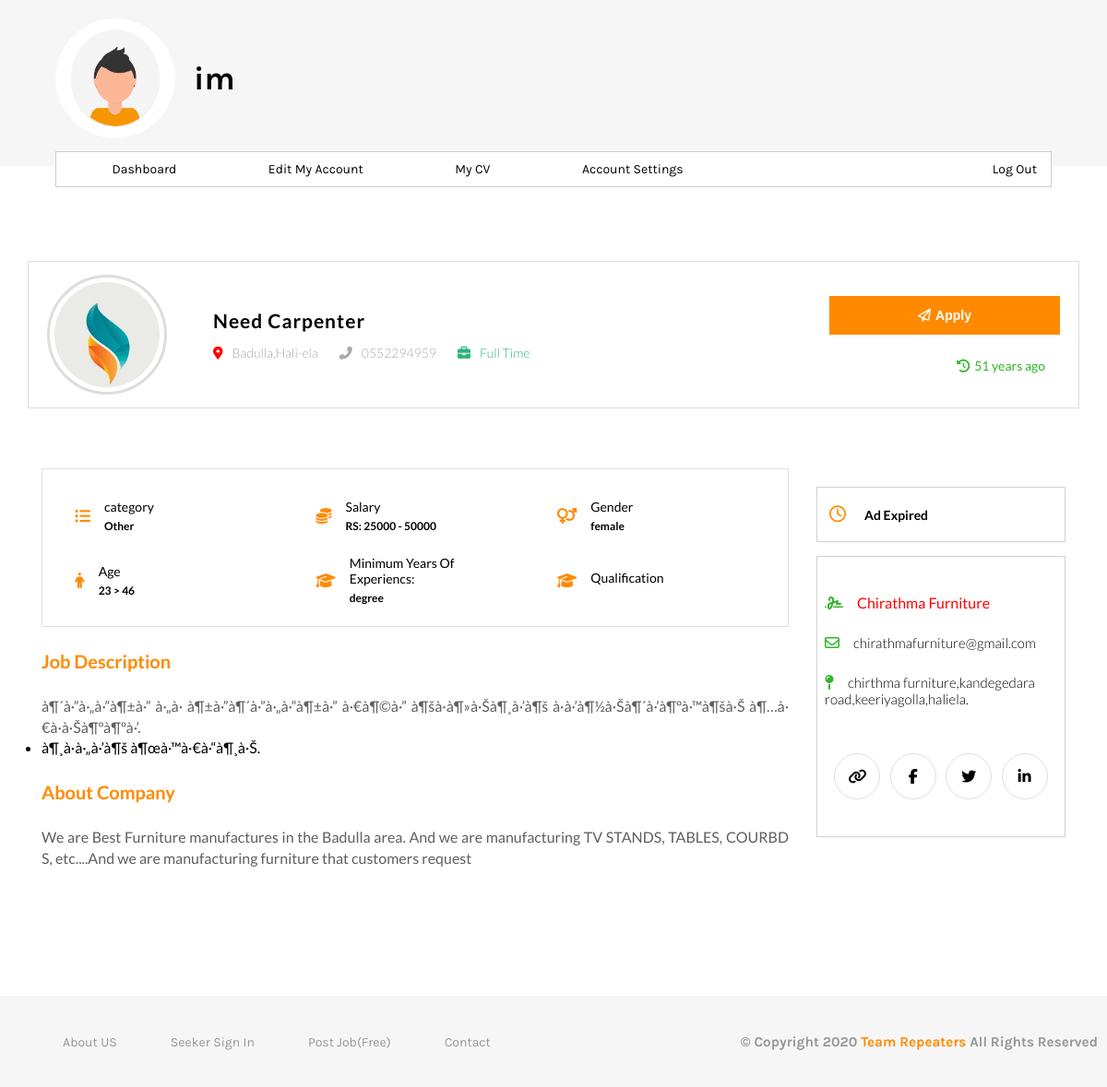
The app's page /seekerdashboard-vjob.php?ad-no=10&p=1 (signed in) with its own data.
### tables this page shows
CREATE TABLE IF NOT EXISTS `job_ad` (
  `ad_no` int(11) NOT NULL AUTO_INCREMENT,
  `company_registration_number` varchar(50) NOT NULL,
  `company_name` varchar(200) NOT NULL,
  `job_title` varchar(200) DEFAULT NULL,
  `email` varchar(100) DEFAULT NULL,
  `company_url` varchar(200) DEFAULT NULL,
  `location` varchar(300) DEFAULT NULL,
  `job_type` varchar(50) DEFAULT NULL,
  `phone_number` varchar(20) DEFAULT NULL,
  `monthly_salary` varchar(100) DEFAULT NULL,
  `job_category` varchar(5000) DEFAULT NULL,
  `gender` varchar(30) DEFAULT NULL,
  `maximum_age` varchar(50) DEFAULT NULL,
  `minimum_age` varchar(50) DEFAULT NULL,
  `minimum_qualification` varchar(100) DEFAULT NULL,
  `qulification_level` varchar(100) DEFAULT NULL,
  `description` varchar(5000) DEFAULT NULL,
  `ad_time` datetime DEFAULT NULL,
  `expire_time` datetime(6) DEFAULT NULL,
  `is_expire` tinyint(1) NOT NULL DEFAULT '0',
  `active` tinyint(1) NOT NULL DEFAULT '0',
  `is_delete` tinyint(1) DEFAULT NULL,
  PRIMARY KEY (`ad_no`),
  KEY `job_ad_ibfk_1` (`company_registration_number`)
);

CREATE TABLE IF NOT EXISTS `provider` (
  `company_name` varchar(50) DEFAULT NULL,
  `company_registration_number` varchar(50) NOT NULL,
  `company_email` varchar(50) DEFAULT NULL,
  `address` varchar(200) DEFAULT NULL,
  `company_phone_number` varchar(20) DEFAULT NULL,
  `password` varchar(100) DEFAULT NULL,
  `date_of_founded` varchar(50) DEFAULT NULL,
  `description` varchar(1000) DEFAULT NULL,
  `company_website` varchar(500) DEFAULT NULL,
  `facebook` varchar(100) DEFAULT NULL,
  `twitter` varchar(100) DEFAULT NULL,
  `linked_in` varchar(100) DEFAULT NULL,
  `is_image` tinyint(1) NOT NULL,
  `is_deleted` tinyint(1) DEFAULT NULL,
  PRIMARY KEY (`company_registration_number`)
);

### seekerdashboard-vjob.php (the view, shortened to what this page needs)
<?php require_once("inc/connection.php"); ?>
<?php
	$seeker_username = $_SESSION["username"];
	if (!isset($_GET["ad-no"]) || $_GET["ad-no"]=="") {
		header("location:seekerdashboard.php?err=error");
	}
	else{
		$ad_no =$_GET["ad-no"];
		$page_number=$_GET["p"];
		$job_query="SELECT * FROM job_ad WHERE ad_no='{$ad_no}' AND is_delete = 0 LIMIT 1";
		$result = mysqli_query($connection,$job_query);
		if ($result) {
			if (mysqli_num_rows($result)==1) {
				$ad_details = mysqli_fetch_assoc($result);
				$job_title=$ad_details["job_title"];
				$company_name=$ad_details["company_name"];
				$job_type=$ad_details["job_type"];
				$location=$ad_details["location"];
				$job_category=$ad_details["job_category"];
				$monthly_salary=$ad_details["monthly_salary"];
				$email=$ad_details["email"];
				$phone_number=$ad_details["phone_number"];
				$gender=$ad_details["gender"];
				$maximum_age=$ad_details["maximum_age"];
				$minimum_age=$ad_details["minimum_age"];
				$experience=$ad_details["minimum_qualification"];
				$description=$ad_details["description"];
				$company_query ="SELECT company_phone_number,description,facebook,twitter,linked_in,address,company_website FROM provider WHERE company_registration_number ='{$ad_details["company_registration_number"]}' AND is_deleted=0 LIMIT 1" ;
				$result=mysqli_query($connection,$company_query);
				if ($result) {
					$result=mysqli_fetch_assoc($result);
					$address = $result["address"];
					$caompany_description = $result["description"];
					$facebook = $result["facebook"];
					$twitter = $result["twitter"];
					$linked_in = $result["linked_in"];
					$curl = $result["company_website"];
					$phone_number = $result["company_phone_number"];
				}
				else{
					printf(mysqli_error($connection));
					header("location:seekerdashboard.php?err=query-error");
				}
			}
		}
		else{
			printf(mysqli_error($connection));
			header("location:seekerdashboard.php?err=query-error");
		}
	}
	 	 function facebook_time_ago($timestamp){
      $time_ago = strtotime($timestamp);
      $current_time = time();
      $time_difference = $current_time - $time_ago;
      $seconds = $time_difference;
      $minutes      = round($seconds / 60 );
      $hours           = round($seconds / 3600);
      $days          = round($seconds / 86400);
      $weeks          = round($seconds / 604800);
      $months          = round($seconds / 2629440);
      $years          = round($seconds / 31553280);
      if($seconds <= 60)
      {
     return "Just Now";
   }
      else
      {
     if($years==1)
           {
       return "one year ago";
     }
           else
           {
       return "$years years ago";
     }
   }
  }
 function provider_profile_picture($crm,$connection){
 	$company_registration_number=$crm;
 	$con=$connection;
 	$query_for_get_pp = "SELECT is_image FROM provider WHERE company_registration_number='{$company_registration_number}'";
 	$pp_result = mysqli_query($con,$query_for_get_pp);
 	if ($pp_result) {
 		$is_image_pp=mysqli_fetch_assoc($pp_result);
 		if ($is_image_pp["is_image"]==1) {
 			return "<img src=\"imj/profile_pictures/providers/" . $company_registration_number . ".jpg\"> ";
 		}
 		else{
 			return "<img src=\"imj/profile_pictures/default.jpg\">";
 		}
 	}
 	else{
 		echo "string";
 	}
 }
 	function apply_cancel_button($con,$seeker_id,$ad_no,$company_registration_number,$page_number){
		$connection = $con;
		$button_query = "SELECT * FROM job_apply WHERE seeker_id = '{$seeker_id}' AND ad_no='{$ad_no}' LIMIT 1";
		$button_result = mysqli_query($connection,$button_query);
		if ($button_result) {
			if (mysqli_num_rows($button_result)==1) {
				echo "<form action=\"seekerdashboard-vjob.php?ad-no=$ad_no&p=$page_number\" method=\"POST\" >";
				echo "<input type=\"text\" name=\"ad_no\" value=\"{$ad_no}\" hidden>";
				echo  "<a><button id='button' class=\"cancel\" name='cancel' onclick=\"return confirm('Remove Job Application?')\"><i class='far fa-meh'></i>Cancel</button></a>";
				echo "</form>";
			}
			else{
				echo  "<a href=\"seekerdashboard-apply-ad.php?ad-no={$ad_no}&crn={$company_registration_number}&p={$page_number}\" ><button id='button' onclick=\"return confirm('Apply For A Job?')\"><i class='far fa-paper-plane'></i>Apply</button></a>";
			}
		}
		else{
			printf(mysqli_error($connection));
		}
 	}
?>
<!DOCTYPE html>
<html lang="en">
<head>
	<link rel="stylesheet" href="css/seekerdashboard.css">
	<link rel="stylesheet" href="css/seekerdashboard-vjob.css">
	<link rel="stylesheet" href="css/media-queries/seekerdashboardheader.css">
	<link rel="stylesheet" href="css/media-queries/seekerdashboard-vjob-media.css">
</head>
<body>
	<header>
		<div class="main">
			<div class="row">
				<div class="column">
					<div class="seeker-pic">
						<?php
							if ($_SESSION["is_image"]==0) {
								echo "<img src=\"imj/profile_pictures/default.jpg\">";
							}
							else{
								echo "<img src=\"imj/profile_pictures/seekers/" . $_SESSION["seeker_id"] . ".jpg\">";
							}
						 ?>
					</div>
				</div>
				<div class="column">
					<div class="seeker-name">
						<h2><?php echo $seeker_username; ?></h2>
					</div>
				</div>
			</div>
		</div>
	</header>
	<section>
		<div class="navi">
			<ul>
				<li><i class="fas fa-caret-down"></i><a href="seekerdashboard.php">Dashboard</a></li>
				<li><i class="fas fa-caret-down"></i><a href="seekerdashboard-ema.php">Edit My Account</a></li>
				<li><i class="fas fa-caret-down"></i><a href="seekerdashboard-mycv.php">My CV</a></li>
				<li class="drop-down"><i class="fas fa-caret-down"></i>Account Settings
				</li>
				<li><i class="fas fa-power-off"></i><a href="logout.php">Log Out</a></li>
			</ul>
		</div>
	</section>
	<div class="job-content">
		<div class="job_row">
			<div class="job_column">
				<div class="job_pic">
					<?php echo provider_profile_picture($ad_details["company_registration_number"],$connection); ?>
				</div>
			</div>
			<div class="job_column">
				<div class="jobc_row">
					<h2><?php echo $job_title; ?></h2>
				</div>
				<div class="jobc_row">
					<h3><i class="fas fa-map-marker-alt"></i><?php echo $location; ?></h3>
					<h3><i class="fas fa-phone-alt"></i><?php echo $phone_number ?></h3>
					<h3><i class="fas fa-briefcase"></i><?php echo $job_type; ?></h3>
				</div>
			</div>
			<div class="job_column">
				<div class="apply_but">
				<?php apply_cancel_button($connection,$_SESSION["seeker_id"],$ad_no,$ad_details["company_registration_number"],$page_number); ?>
					<p><i class="fas fa-history"></i><?php echo facebook_time_ago($ad_details["ad_time"]); ?></p>
				</div>
			</div>
		</div>
		<div class="job_main_content">
			<div class="job_details">
				<div class="q_job_details">
					<div class="sect">
						<i class="fas fa-list-ul"></i>
						<div class="sect_con">
							<h3>category</h3>
							<h4><?php echo $job_category; ?></h4>
						</div>
					</div>
					<div class="sect">
						<i class="fas fa-coins"></i>
						<div class="sect_con">
							<h3>Salary</h3>
							<h4>RS: <?php echo $monthly_salary; ?></h4>
						</div>
					</div>
					<div class="sect">
						<i class="fas fa-venus-mars"></i>
						<div class="sect_con">
							<h3>Gender</h3>
							<h4><?php echo $gender; ?></h4>
						</div>
					</div>
					<div class="sect">
						<i class="fas fa-male"></i>
						<div class="sect_con">
							<h3>Age</h3>
							<h4><?php echo $minimum_age . " > " . $maximum_age; ?></h4>
						</div>
					</div>
					<div class="sect">
						<i class="fas fa-graduation-cap"></i>
						<div class="sect_con">
							<h3>Minimum Years Of Experiencs:</h3>
							<h4><?php echo $experience; ?></h4>
						</div>
					</div>
					<div class="sect">
						<i class="fas fa-graduation-cap"></i>
						<div class="sect_con">
							<h3>Qualification</h3>
						</div>
					</div>
				</div>
				<div class="overview">
					<?php if(!empty($description)){
						echo '<h3>Job Description</h3>';
						echo '<p>'.$description.'</p>';
					} ?>
				</div>
				<div class="comdis">
					<?php if(!empty($caompany_description)){
						echo '<h3>About Company</h3>';
						echo '<p>'.$caompany_description.'</p>';
					} ?>
				</div>
			</div>
			<div class="company_details">
				<div class="extime">
					<i class="far fa-clock"></i>
					<h3 id="replace">33 Days</h3>
				</div>
				<div class="company_conte">
					<div class="csect"><h3><i class="fas fa-signature"></i><?php echo $company_name; ?></h3></div>
					<div class="csect"><h3><i class="far fa-envelope"></i><?php echo $email; ?></h3></div>
					<?php
						if(!empty($address)){
							echo '<div class="csect"><h3><i class="fas fa-map-pin"></i>'.$address.'</h3></div>';
						}
					?>
					<div class="csect">
						<?php
							if(!empty($curl)){
								echo '<a href="http://'.$curl.' title="Company URL"><i class="fas fa-link"></i></a>';
							}
						?>
						<?php
							if(!empty($facebook)){
								echo '<a href="http://www.facebook.com/'.$facebook.'" title="Company Facebook Page"><i class="fab fa-facebook-f"></i></a>';
							}
						?>
						<?php
							if(!empty($twitter)){
								echo '<a href="http://www.twitter.com/'.$twitter.'" title="Company Twitter Account"><i class="fab fa-twitter"></i></a>';
							}
						?>
						<?php
							if(!empty($linked_in)){
								echo '<a href="http://www.linkedin.com/'.$linked_in.'" title="Company LinkedIn Profile"><i class="fab fa-linkedin-in"></i></a>';
							}
						?>
					</div>
				</div>
			</div>
		</div>
	</div>
<footer>
	<?php require_once("inc/dashboard-small-footer.php"); ?>
</footer>
</body>
</html>

### css/seekerdashboard.css (style rules this page uses)
* { margin: 0; padding: 0; box-sizing: border-box; }
header { width: 100%; background-color: #f6f6f6; }
header .main { width: 1140px; margin: 0 auto; padding: 20px 0 30px; }
header .main .row { width: 100%; display: flex; align-items: center; font-family: "Karla", sans-serif; }
header .main .row .column:nth-child(1) { position: relative; width: 130px; height: 130px; margin-right: 20px; }
header .main .row .column:nth-child(2) { flex: 1; }
header .main .row .column:nth-child(1) .seeker-pic { width: 100%; height: 100%; border-radius: 50%; overflow: hidden; }
header .main .row .column:nth-child(1) .seeker-pic img { width: 100%; height: 100%; border-radius: 50%; }
header .main .row .column:nth-child(2) h2 { font-size: 35px; }
section { width: 100%; margin-top: -16px; }
section .navi { width: 1140px; margin: 0 auto; }
section .navi ul { width: 100%; padding: 5px 5px; list-style: none; border: 1px solid #cdcccc; background-color: #fff; }
section .navi ul li { position: relative; display: inline-block; width: auto; padding: 5px 10px; text-align: center; margin: 0 30px; font-family: "Karla", sans-serif; font-size: 14px; cursor: pointer; border-radius: 5px; transition: 0.5s; }
section .navi ul i { color: #fff; }
section .navi ul li a { font-family: "Karla", sans-serif; color: #000; text-decoration: none; font-size: 14px; transition: 0.5s; }
section .navi ul li.drop-down { transition: 0.5s ease-in; }
section .navi ul li:last-child { float: right; margin-right: 0; }
section .navi ul li i { margin-right: 8px; font-size: 12px; }
footer { width: 100%; background-color: #f6f6f6; }

### css/media-queries/seekerdashboardheader.css (style rules this page uses)
@media screen and (max-width: 1208px) { header .main { width: 90%; } }
@media screen and (max-width: 1208px) { section .navi { width: 90%; } }

### records on screen
job_ad: company_registration_number (picture), job_title "Need Carpenter", location "Badulla,Hali-ela", job_type "Full Time", ad_time "51 years ago", job_category "Other", monthly_salary "25000 - 50000", gender "female", minimum_age "23", maximum_age "46", minimum_qualification "degree", description "à¶´à·”à·„à·”à¶±à·” à·„à· à¶±à·”à¶´à·”à·„à·”à¶±à·” à·€à¶©à·” à¶šà·à¶»à·Šà¶¸à·’à¶š à·à·’à¶½à·Šà¶´à·’à¶ºà·™à¶šà·Š à¶…à·€à·à·Š‍à¶ºà¶ºà·’. à¶¸à·à·„à·’à¶š à¶œà·™à·€à·“à¶¸à·Š.", company_name "Chirathma Furniture", email "chirathmafurniture@gmail.com"
provider: company_phone_number "0552294959", description "We are Best Furniture manufactures in the Badulla area. And we are manufacturing TV STANDS, TABLES, COURBDS, etc....And we are manufacturing furniture that customers request", address "chirthma furniture,kandegedara road,keeriyagolla,haliela."

### other values on screen
$seeker_username "im"
